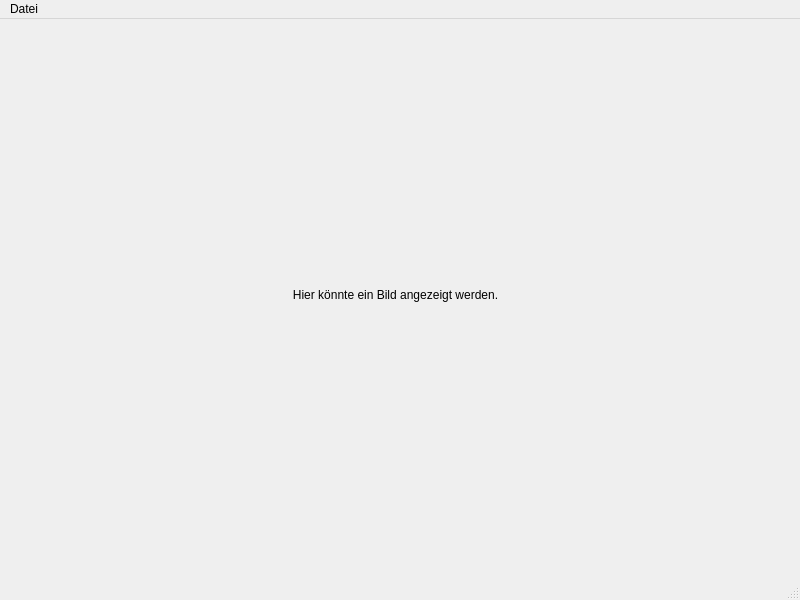
<?xml version="1.0" encoding="UTF-8"?>
<ui version="4.0">
 <class>ImageViewWindow</class>
 <widget class="QMainWindow" name="ImageViewWindow">
  <property name="geometry">
   <rect>
    <x>0</x>
    <y>0</y>
    <width>800</width>
    <height>600</height>
   </rect>
  </property>
  <property name="windowTitle">
   <string>Bildbetrachter</string>
  </property>
  <widget class="QWidget" name="centralwidget">
   <widget class="QLabel" name="label">
    <property name="geometry">
     <rect>
      <x>10</x>
      <y>10</y>
      <width>771</width>
      <height>531</height>
     </rect>
    </property>
    <property name="text">
     <string>Hier könnte ein Bild angezeigt werden.</string>
    </property>
    <property name="alignment">
     <set>Qt::AlignmentFlag::AlignCenter</set>
    </property>
   </widget>
  </widget>
  <widget class="QMenuBar" name="menubar">
   <property name="geometry">
    <rect>
     <x>0</x>
     <y>0</y>
     <width>800</width>
     <height>22</height>
    </rect>
   </property>
   <widget class="QMenu" name="menuFile">
    <property name="title">
     <string>Datei</string>
    </property>
    <addaction name="actionExit"/>
   </widget>
   <addaction name="menuFile"/>
  </widget>
  <widget class="QStatusBar" name="statusbar"/>
  <action name="actionExit">
   <property name="icon">
    <iconset theme="application-exit"/>
   </property>
   <property name="text">
    <string>Schließen</string>
   </property>
   <property name="shortcut">
    <string>F3</string>
   </property>
  </action>
 </widget>
 <resources/>
 <connections/>
</ui>
